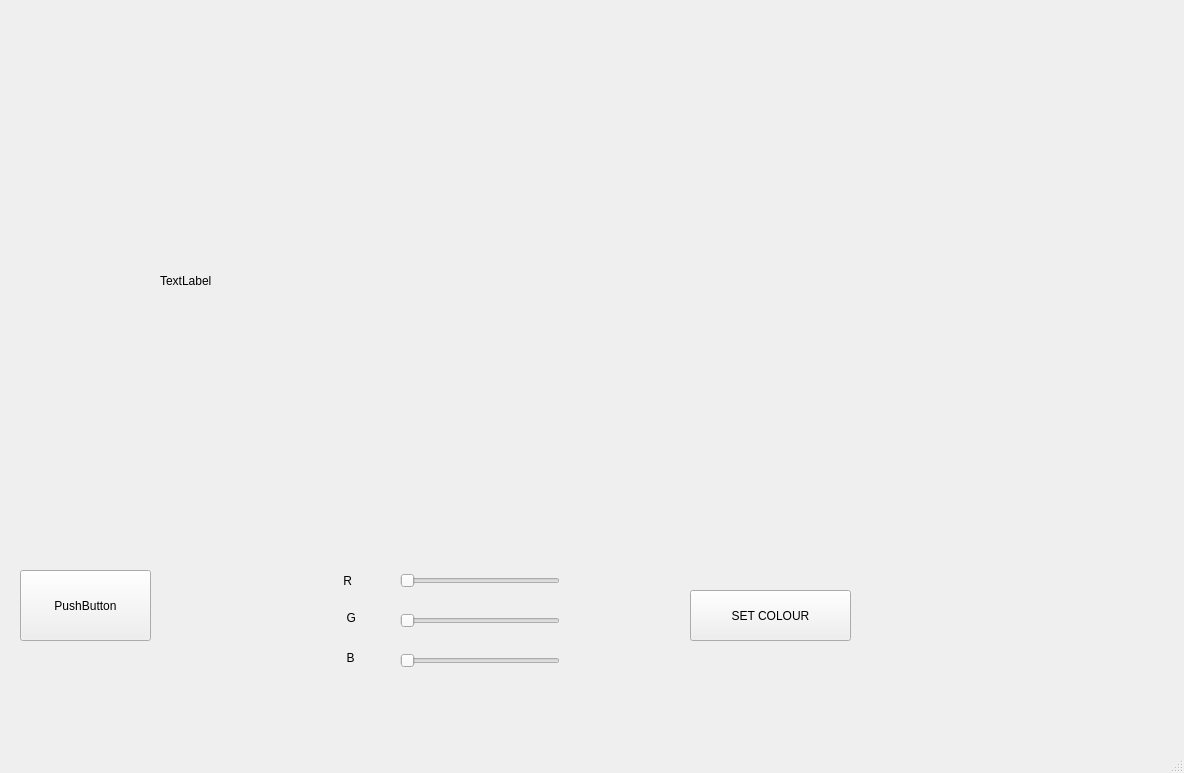
<?xml version="1.0" encoding="UTF-8"?>
<ui version="4.0">
 <class>MainWindow</class>
 <widget class="QMainWindow" name="MainWindow">
  <property name="geometry">
   <rect>
    <x>0</x>
    <y>0</y>
    <width>1184</width>
    <height>773</height>
   </rect>
  </property>
  <property name="windowTitle">
   <string>MainWindow</string>
  </property>
  <widget class="QWidget" name="centralwidget">
   <widget class="QPushButton" name="pushButton">
    <property name="geometry">
     <rect>
      <x>20</x>
      <y>570</y>
      <width>131</width>
      <height>71</height>
     </rect>
    </property>
    <property name="text">
     <string>PushButton</string>
    </property>
   </widget>
   <widget class="QLabel" name="label">
    <property name="geometry">
     <rect>
      <x>160</x>
      <y>20</y>
      <width>621</width>
      <height>521</height>
     </rect>
    </property>
    <property name="text">
     <string>TextLabel</string>
    </property>
   </widget>
   <widget class="QSlider" name="horizontalSlider">
    <property name="geometry">
     <rect>
      <x>400</x>
      <y>570</y>
      <width>160</width>
      <height>22</height>
     </rect>
    </property>
    <property name="maximum">
     <number>255</number>
    </property>
    <property name="orientation">
     <enum>Qt::Horizontal</enum>
    </property>
   </widget>
   <widget class="QSlider" name="horizontalSlider_2">
    <property name="geometry">
     <rect>
      <x>400</x>
      <y>610</y>
      <width>160</width>
      <height>22</height>
     </rect>
    </property>
    <property name="maximum">
     <number>255</number>
    </property>
    <property name="orientation">
     <enum>Qt::Horizontal</enum>
    </property>
   </widget>
   <widget class="QSlider" name="horizontalSlider_3">
    <property name="geometry">
     <rect>
      <x>400</x>
      <y>650</y>
      <width>160</width>
      <height>22</height>
     </rect>
    </property>
    <property name="maximum">
     <number>255</number>
    </property>
    <property name="orientation">
     <enum>Qt::Horizontal</enum>
    </property>
   </widget>
   <widget class="QLabel" name="label_2">
    <property name="geometry">
     <rect>
      <x>300</x>
      <y>570</y>
      <width>71</width>
      <height>21</height>
     </rect>
    </property>
    <property name="text">
     <string>             R</string>
    </property>
   </widget>
   <widget class="QLabel" name="label_3">
    <property name="geometry">
     <rect>
      <x>320</x>
      <y>610</y>
      <width>56</width>
      <height>16</height>
     </rect>
    </property>
    <property name="text">
     <string>        G</string>
    </property>
   </widget>
   <widget class="QLabel" name="label_4">
    <property name="geometry">
     <rect>
      <x>330</x>
      <y>650</y>
      <width>56</width>
      <height>16</height>
     </rect>
    </property>
    <property name="text">
     <string>     B</string>
    </property>
   </widget>
   <widget class="QPushButton" name="pushButton_2">
    <property name="geometry">
     <rect>
      <x>690</x>
      <y>590</y>
      <width>161</width>
      <height>51</height>
     </rect>
    </property>
    <property name="text">
     <string>SET COLOUR</string>
    </property>
   </widget>
  </widget>
  <widget class="QMenuBar" name="menubar">
   <property name="geometry">
    <rect>
     <x>0</x>
     <y>0</y>
     <width>1184</width>
     <height>26</height>
    </rect>
   </property>
  </widget>
  <widget class="QStatusBar" name="statusbar"/>
 </widget>
 <resources/>
 <connections/>
</ui>
